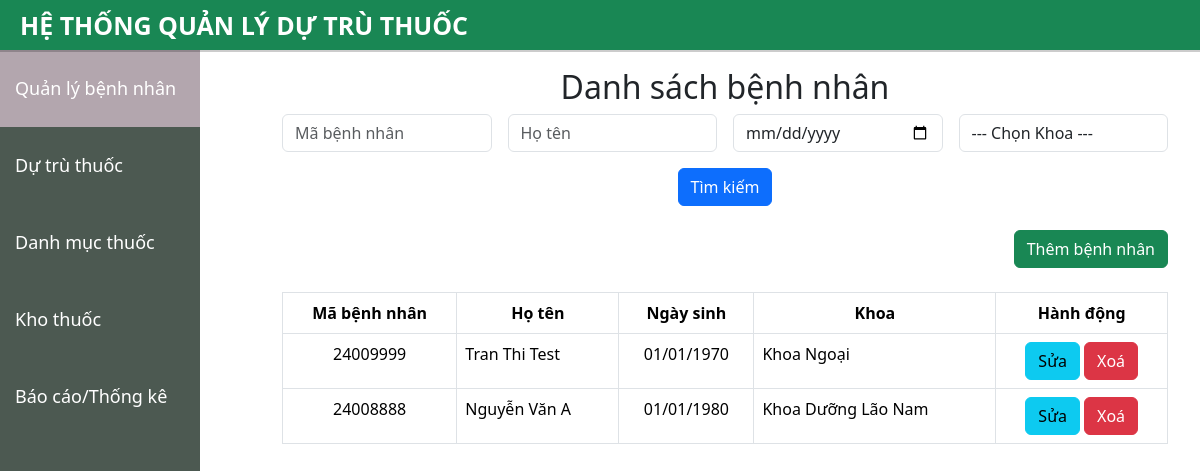
The page /benh_nhan/ on the database as committed earlier.
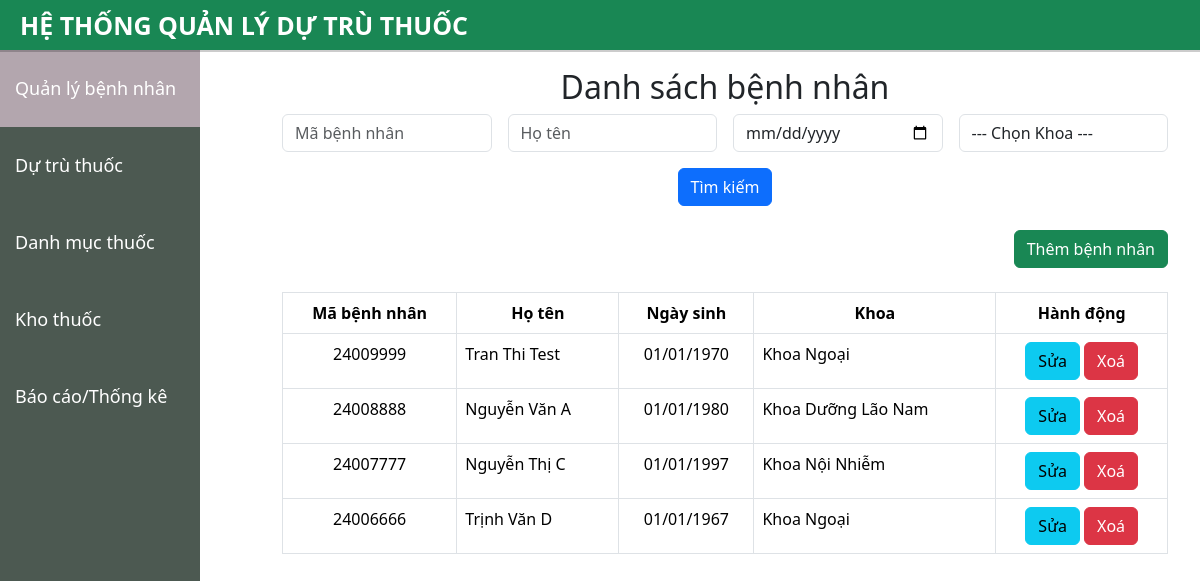
The same page on the database as committed later.
### benh_nhan/models.py (models this page shows, shortened)
class BenhNhan(models.Model):
    khoa_choices = [
        ('Khoa Khám Bệnh','Khoa Khám Bệnh'),
        ('Khoa Ngoại','Khoa Ngoại'),
        ('Khoa Nội Nhiễm','Khoa Nội Nhiễm'),
        ('Khoa Chăm Sóc Giảm Nhẹ','Khoa Chăm Sóc Giảm Nhẹ'),
        ('Khoa Dưỡng Lão Nam','Khoa Dưỡng Lão Nam'),
        ('Khoa Dưỡng Lão Nữ','Khoa  Dưỡng Lão Nữ'),
        ('Khoa Khám Bệnh Nội Viện','Khoa Khám Bệnh Nội Viện'),
        ('Khoa Tâm Thần','Khoa Tâm Thần'),
    ]
    ma_benh_nhan = models.CharField(
        max_length=8,
        unique=True,
        validators=[
            RegexValidator(
                regex='^\d{8}$',
                message='Mã bệnh nhân phải gồm 8 chữ số.',
            ),
        ],
    )
    ho_ten = models.CharField(max_length=255)
    ngay_sinh = models.DateField()
    khoa = models.CharField(max_length=100,choices=khoa_choices)

### benh_nhan/views.py (the view)
# urls.py: path('',views.danh_sach_benh_nhan,name='danh_sach_benh_nhan'),
def danh_sach_benh_nhan(request):
    ma_benh_nhan = request.GET.get('ma_benh_nhan', '')
    ho_ten = request.GET.get('ho_ten', '')
    ngay_sinh = request.GET.get('ngay_sinh', '')
    khoa = request.GET.get('khoa', '')
    form = BenhNhanForm()
    benh_nhans = BenhNhan.objects.all()
    if ma_benh_nhan:
        benh_nhans = benh_nhans.filter(ma_benh_nhan__icontains=ma_benh_nhan)
    if ho_ten:
        benh_nhans = benh_nhans.filter(ho_ten__icontains=ho_ten)
    if ngay_sinh:
        benh_nhans = benh_nhans.filter(ngay_sinh=ngay_sinh)
    if khoa:
        benh_nhans = benh_nhans.filter(khoa=khoa)
    return render(request, 'benh_nhan.html', {'benh_nhans': benh_nhans, 'form' : form})

### benh_nhan/forms.py (shortened to what this page needs)
class BenhNhanForm(forms.ModelForm):
    class Meta:
        model = BenhNhan
        fields = ['ma_benh_nhan', 'ho_ten', 'ngay_sinh', 'khoa']

### benh_nhan/templates/benh_nhan.html (shortened to what this page needs)
{% extends "base.html" %}
{% block content %}
<div class="container mt-5">
    <h2 class="text-center">Danh sách bệnh nhân</h2>
    <form method="GET" action="" class="row g-3 mb-4">
        <div class="col-md-3">
            <input type="text" class="form-control" name="ma_benh_nhan" placeholder="Mã bệnh nhân" value="{{ request.GET.ma_benh_nhan }}">
        </div>
        <div class="col-md-3">
            <input type="text" class="form-control" name="ho_ten" placeholder="Họ tên" value="{{ request.GET.ho_ten }}">
        </div>
        <div class="col-md-3">
            <input type="date" class="form-control" name="ngay_sinh" placeholder="Ngày sinh" value="{{ request.GET.ngay_sinh }}">
        </div>
        <div class="col-md-3">
            <select class="form-control" name="khoa">
                <option value="">--- Chọn Khoa ---</option>
            </select>
        </div>
        <div class="col-md-12 text-center">
            <button type="submit" class="btn btn-primary">Tìm kiếm</button>
        </div>
    </form>
    <div class="mb-4 text-end">
        <button type="button" class="btn btn-success" data-bs-toggle="modal" data-bs-target="#themBenhNhanModal">
            Thêm bệnh nhân
        </button>
    </div>
    <table class="table table-bordered">
        <thead>
            <tr align='center'>
                <th>Mã bệnh nhân</th>
                <th>Họ tên</th>
                <th>Ngày sinh</th>
                <th>Khoa</th>
                <th>Hành động</th>
            </tr>
        </thead>
        <tbody>
            {% for bn in benh_nhans %}
            <tr>
                <td align='center'>{{ bn.ma_benh_nhan }}</td>
                <td>{{ bn.ho_ten }}</td>
                <td align='center' class='text_center'>{{ bn.ngay_sinh|date:"d/m/Y" }}</td>
                <td>{{ bn.get_khoa_display }}</td>
                <td align='center'>
                    <button type="button" class="btn btn-info btn-md" data-bs-toggle="modal" data-bs-target="#suaBenhNhanModal{{ bn.id }}">Sửa</button>
                    <a href="{% url 'xoa_benh_nhan' bn.id %}" class="btn btn-danger btn-md">Xoá</a>
                </td>
            </tr>
            {% empty %}
            <tr>
                <td colspan="5" class="text-center">Không có bệnh nhân nào được tìm thấy.</td>
            </tr>
            {% endfor %}
        </tbody>
    </table>
</div>
{% endblock %}

Rows that differ between the two databases and show on the page:
added BenhNhan: ma_benh_nhan "24007777", ho_ten "Nguyễn Thị C", ngay_sinh "01/01/1997", khoa "Khoa Nội Nhiễm"
added BenhNhan: ma_benh_nhan "24006666", ho_ten "Trịnh Văn D", ngay_sinh "01/01/1967", khoa "Khoa Ngoại"
